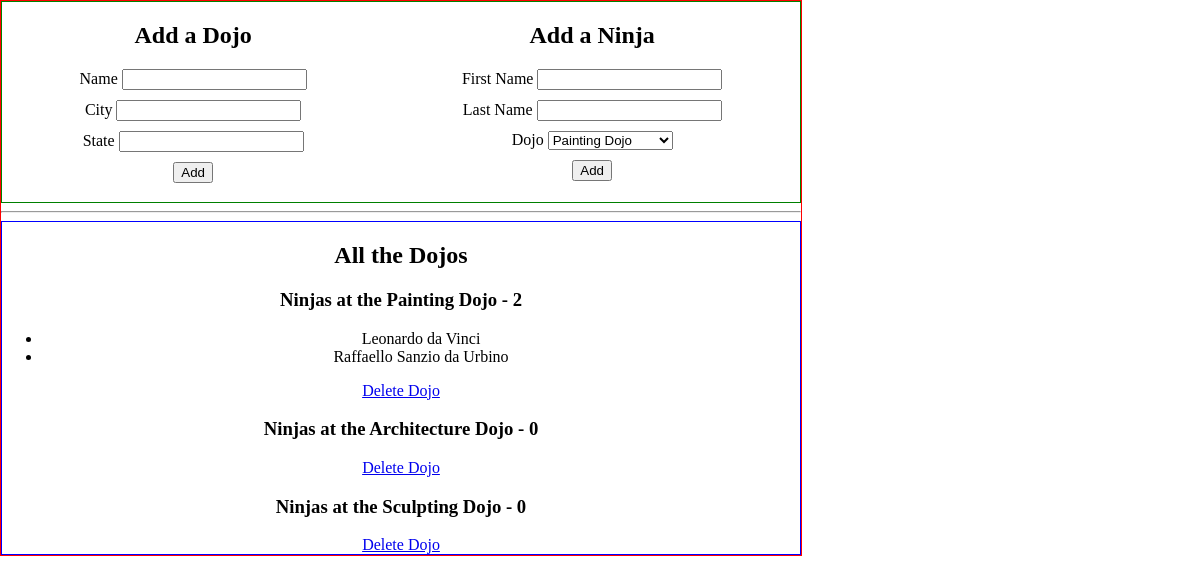
The page / on the database its author committed.
### dojo_ninja_app/models.py (models this page shows)
class Dojo(models.Model):
    name = models.CharField(max_length=255)
    city = models.CharField(max_length=255)
    state = models.CharField(max_length=2)
    created_at = models.DateTimeField(auto_now_add=True)
    updated_at = models.DateTimeField(auto_now=True)

class Ninja(models.Model):
    dojo = models.ForeignKey(Dojo, related_name = 'ninjas', on_delete = models.CASCADE)
    first_name = models.CharField(max_length=255)
    last_name = models.CharField(max_length=255)
    created_at = models.DateTimeField(auto_now_add=True)
    updated_at = models.DateTimeField(auto_now=True)

### dojo_ninja_app/views.py (the view)
# urls.py: path('', views.index),
def index(request):
    content = {
        'all_dojos': Dojo.objects.all()
    }
    print(content)
    return render(request, 'index.html', content)

### dojo_ninja_app/templates/index.html (shortened to what this page needs)
<!DOCTYPE html>
<html lang="en">
<head>
    {% load static %}
    <link rel="stylesheet" href="{% static 'css/style.css' %}">
</head>
<body>
    <div id="container">
        <div id="top">
            <div class="forms">
                <h2>Add a Dojo</h2>
                <form action="{% url 'create:dojo' %}", method="post">
                    <p>
                        <label>Name</label>
                        <input type="text" name="name">
                    </p>
                    <p>
                        <label>City</label>
                        <input type="text" name="city">
                    </p>
                    <p>
                        <label>State</label>
                        <input type="text" name="state">
                    </p>
                    <input type="submit" value="Add">
                </form>
            </div>
            <div class="forms">
                <h2>Add a Ninja</h2>
                <form action="{% url 'create:ninja' %}", method="post">
                    <p>
                        <label>First Name</label>
                        <input type="text" name="first_name">
                    </p>
                    <p>
                        <label>Last Name</label>
                        <input type="text" name="last_name">
                    </p>
                    <p>
                        <label>Dojo</label>
                        <select name="dojo_id" id="dojo_id">
                            {% for dojo in all_dojos %}
                                <option value="{{ dojo.id }}">{{ dojo.name }}</option>
                            {% endfor %}
                        </select>
                    </p>
                    <input type="submit" value="Add">
                </form>
            </div>
        </div>
        <hr>
        <div id="bottom">
            <h2>All the Dojos</h2>
            {% if all_dojos %}
                {% for dojo in all_dojos %}
                    <h3>Ninjas at the {{ dojo.name }} - {{ dojo.ninjas.all.count }}</h3>
                    <ul>
                        {% for ninja in dojo.ninjas.all %}
                            <li>{{ ninja.first_name }} {{ ninja.last_name }}</li>
                        {% endfor %}
                    </ul>
                    <a href="{% url 'create:delete' dojo_id=dojo.id %}">Delete Dojo</a>
                {% endfor %}
            {% endif %}
        </div>
    </div>
</body>
</html>

### dojo_ninja_app/static/css/style.css (style rules this page uses)
body { margin: auto; padding: 0px }
#container { width: 800px; border: 1px solid red; text-align: center; }
#top { height: 200px; border: 1px solid green; display: flex; justify-content: space-around; }
p { margin: 10px; }
#bottom { border: 1px solid blue; }

### rows shown on the page
Dojo: name "Painting Dojo", ninjas.all.count "2"
Ninja: first_name "Leonardo", last_name "da Vinci"
Ninja: first_name "Raffaello Sanzio", last_name "da Urbino"
Dojo: name "Architecture Dojo", ninjas.all.count "0"
Dojo: name "Sculpting Dojo", ninjas.all.count "0"

### other values the page prints
form field dojo_id "Painting Dojo"
